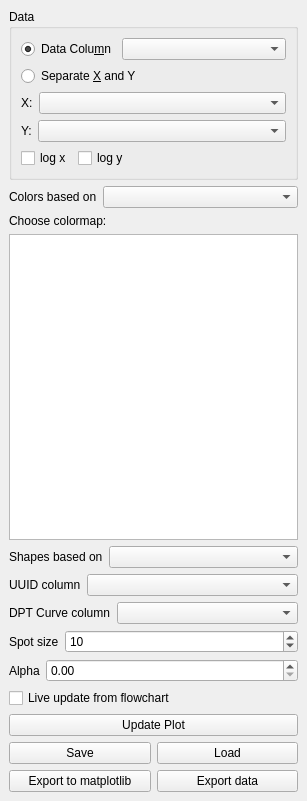
<?xml version="1.0" encoding="UTF-8"?>
<ui version="4.0">
 <class>DockWidgetControls</class>
 <widget class="QDockWidget" name="DockWidgetControls">
  <property name="geometry">
   <rect>
    <x>0</x>
    <y>0</y>
    <width>307</width>
    <height>801</height>
   </rect>
  </property>
  <property name="allowedAreas">
   <set>Qt::LeftDockWidgetArea</set>
  </property>
  <property name="windowTitle">
   <string>Co&amp;ntrols</string>
  </property>
  <widget class="QWidget" name="dockWidgetContents">
   <layout class="QVBoxLayout" name="verticalLayout_2">
    <item>
     <widget class="QGroupBox" name="groupBox">
      <property name="title">
       <string>Data</string>
      </property>
      <layout class="QVBoxLayout" name="verticalLayout">
       <item>
        <layout class="QHBoxLayout" name="horizontalLayout">
         <item>
          <widget class="QRadioButton" name="radioButtonDataColumn">
           <property name="text">
            <string>Data Colu&amp;mn</string>
           </property>
           <property name="checked">
            <bool>true</bool>
           </property>
          </widget>
         </item>
         <item>
          <widget class="QComboBox" name="comboBoxDataColumn">
           <property name="sizePolicy">
            <sizepolicy hsizetype="MinimumExpanding" vsizetype="Fixed">
             <horstretch>0</horstretch>
             <verstretch>0</verstretch>
            </sizepolicy>
           </property>
          </widget>
         </item>
        </layout>
       </item>
       <item>
        <widget class="QRadioButton" name="radioButtonXY">
         <property name="text">
          <string>Separate &amp;X and Y</string>
         </property>
        </widget>
       </item>
       <item>
        <layout class="QHBoxLayout" name="horizontalLayout_9">
         <item>
          <widget class="QLabel" name="label">
           <property name="text">
            <string>X:</string>
           </property>
          </widget>
         </item>
         <item>
          <widget class="QComboBox" name="comboBoxXColumn">
           <property name="sizePolicy">
            <sizepolicy hsizetype="MinimumExpanding" vsizetype="Fixed">
             <horstretch>0</horstretch>
             <verstretch>0</verstretch>
            </sizepolicy>
           </property>
          </widget>
         </item>
        </layout>
       </item>
       <item>
        <layout class="QHBoxLayout" name="horizontalLayout_10">
         <item>
          <widget class="QLabel" name="label_8">
           <property name="text">
            <string>Y:</string>
           </property>
          </widget>
         </item>
         <item>
          <widget class="QComboBox" name="comboBoxYColumn">
           <property name="sizePolicy">
            <sizepolicy hsizetype="MinimumExpanding" vsizetype="Fixed">
             <horstretch>0</horstretch>
             <verstretch>0</verstretch>
            </sizepolicy>
           </property>
          </widget>
         </item>
        </layout>
       </item>
       <item>
        <layout class="QHBoxLayout" name="horizontalLayout_12">
         <item>
          <widget class="QCheckBox" name="checkBoxLogX">
           <property name="text">
            <string>log x</string>
           </property>
          </widget>
         </item>
         <item>
          <widget class="QCheckBox" name="checkBoxLogY">
           <property name="text">
            <string>log y</string>
           </property>
          </widget>
         </item>
         <item>
          <spacer name="horizontalSpacer">
           <property name="orientation">
            <enum>Qt::Horizontal</enum>
           </property>
           <property name="sizeHint" stdset="0">
            <size>
             <width>40</width>
             <height>20</height>
            </size>
           </property>
          </spacer>
         </item>
        </layout>
       </item>
      </layout>
     </widget>
    </item>
    <item>
     <layout class="QHBoxLayout" name="horizontalLayout_2">
      <item>
       <widget class="QLabel" name="label_2">
        <property name="text">
         <string>Colors based on</string>
        </property>
       </widget>
      </item>
      <item>
       <widget class="QComboBox" name="comboBoxColorsColumn">
        <property name="sizePolicy">
         <sizepolicy hsizetype="MinimumExpanding" vsizetype="Fixed">
          <horstretch>0</horstretch>
          <verstretch>0</verstretch>
         </sizepolicy>
        </property>
       </widget>
      </item>
     </layout>
    </item>
    <item>
     <widget class="QLabel" name="label_7">
      <property name="text">
       <string>Choose colormap:</string>
      </property>
     </widget>
    </item>
    <item>
     <widget class="ColormapListWidget" name="listWidgetColormap"/>
    </item>
    <item>
     <layout class="QHBoxLayout" name="horizontalLayout_3">
      <item>
       <widget class="QLabel" name="label_3">
        <property name="text">
         <string>Shapes based on</string>
        </property>
       </widget>
      </item>
      <item>
       <widget class="QComboBox" name="comboBoxShapesColumn">
        <property name="sizePolicy">
         <sizepolicy hsizetype="MinimumExpanding" vsizetype="Fixed">
          <horstretch>0</horstretch>
          <verstretch>0</verstretch>
         </sizepolicy>
        </property>
       </widget>
      </item>
     </layout>
    </item>
    <item>
     <layout class="QHBoxLayout" name="horizontalLayout_4">
      <item>
       <widget class="QLabel" name="label_4">
        <property name="text">
         <string>UUID column</string>
        </property>
       </widget>
      </item>
      <item>
       <widget class="QComboBox" name="comboBoxUUIDColumn">
        <property name="sizePolicy">
         <sizepolicy hsizetype="MinimumExpanding" vsizetype="Fixed">
          <horstretch>0</horstretch>
          <verstretch>0</verstretch>
         </sizepolicy>
        </property>
       </widget>
      </item>
     </layout>
    </item>
    <item>
     <layout class="QHBoxLayout" name="horizontalLayout_11">
      <item>
       <widget class="QLabel" name="label_9">
        <property name="text">
         <string>DPT Curve column</string>
        </property>
       </widget>
      </item>
      <item>
       <widget class="QComboBox" name="comboBoxDPTCurve">
        <property name="sizePolicy">
         <sizepolicy hsizetype="MinimumExpanding" vsizetype="Fixed">
          <horstretch>0</horstretch>
          <verstretch>0</verstretch>
         </sizepolicy>
        </property>
       </widget>
      </item>
     </layout>
    </item>
    <item>
     <layout class="QHBoxLayout" name="horizontalLayout_5">
      <item>
       <widget class="QLabel" name="label_5">
        <property name="text">
         <string>Spot size</string>
        </property>
       </widget>
      </item>
      <item>
       <widget class="QSpinBox" name="spinBoxSpotSize">
        <property name="sizePolicy">
         <sizepolicy hsizetype="MinimumExpanding" vsizetype="Fixed">
          <horstretch>0</horstretch>
          <verstretch>0</verstretch>
         </sizepolicy>
        </property>
        <property name="minimum">
         <number>1</number>
        </property>
        <property name="maximum">
         <number>999</number>
        </property>
        <property name="singleStep">
         <number>10</number>
        </property>
        <property name="value">
         <number>10</number>
        </property>
       </widget>
      </item>
     </layout>
    </item>
    <item>
     <layout class="QHBoxLayout" name="horizontalLayout_6">
      <item>
       <widget class="QLabel" name="label_6">
        <property name="text">
         <string>Alpha</string>
        </property>
       </widget>
      </item>
      <item>
       <widget class="QDoubleSpinBox" name="doubleSpinBoxAlpha">
        <property name="sizePolicy">
         <sizepolicy hsizetype="MinimumExpanding" vsizetype="Fixed">
          <horstretch>0</horstretch>
          <verstretch>0</verstretch>
         </sizepolicy>
        </property>
       </widget>
      </item>
     </layout>
    </item>
    <item>
     <widget class="QCheckBox" name="checkBoxLiveUpdateFromFlowchart">
      <property name="text">
       <string>Live update from flowchart</string>
      </property>
      <property name="checked">
       <bool>false</bool>
      </property>
     </widget>
    </item>
    <item>
     <widget class="QPushButton" name="pushButtonUpdatePlot">
      <property name="text">
       <string>Update Plot</string>
      </property>
     </widget>
    </item>
    <item>
     <layout class="QHBoxLayout" name="horizontalLayout_7">
      <item>
       <widget class="QPushButton" name="pushButtonSave">
        <property name="text">
         <string>Save</string>
        </property>
       </widget>
      </item>
      <item>
       <widget class="QPushButton" name="pushButtonLoad">
        <property name="text">
         <string>Load</string>
        </property>
       </widget>
      </item>
     </layout>
    </item>
    <item>
     <layout class="QHBoxLayout" name="horizontalLayout_8">
      <item>
       <widget class="QPushButton" name="pushButton">
        <property name="text">
         <string>Export to matplotlib</string>
        </property>
       </widget>
      </item>
      <item>
       <widget class="QPushButton" name="pushButtonExport">
        <property name="text">
         <string>Export data</string>
        </property>
       </widget>
      </item>
     </layout>
    </item>
   </layout>
  </widget>
 </widget>
 <customwidgets>
  <customwidget>
   <class>ColormapListWidget</class>
   <extends>QListWidget</extends>
   <header>...utils</header>
  </customwidget>
 </customwidgets>
 <tabstops>
  <tabstop>comboBoxDataColumn</tabstop>
  <tabstop>comboBoxColorsColumn</tabstop>
  <tabstop>listWidgetColormap</tabstop>
  <tabstop>comboBoxShapesColumn</tabstop>
  <tabstop>comboBoxUUIDColumn</tabstop>
  <tabstop>spinBoxSpotSize</tabstop>
  <tabstop>doubleSpinBoxAlpha</tabstop>
  <tabstop>checkBoxLiveUpdateFromFlowchart</tabstop>
  <tabstop>pushButtonUpdatePlot</tabstop>
  <tabstop>pushButtonSave</tabstop>
  <tabstop>pushButtonLoad</tabstop>
  <tabstop>pushButton</tabstop>
  <tabstop>pushButtonExport</tabstop>
 </tabstops>
 <resources/>
 <connections/>
</ui>
